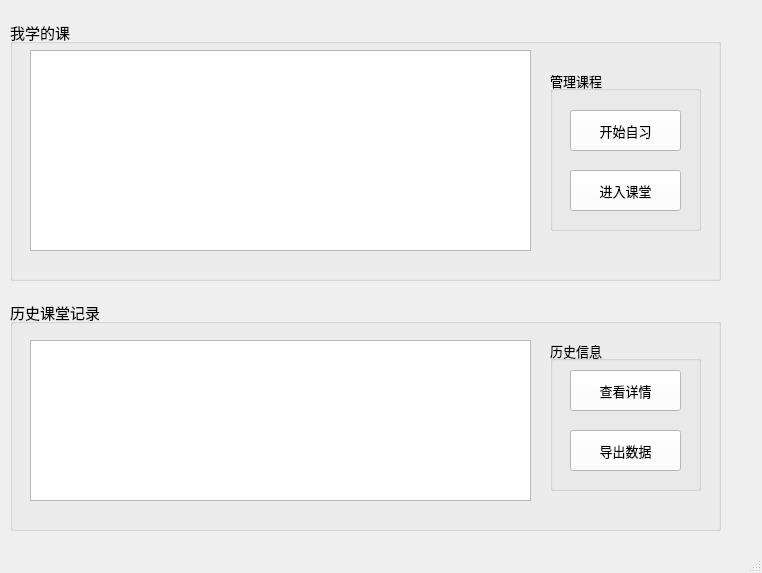
<?xml version="1.0" encoding="UTF-8"?>
<ui version="4.0">
 <class>MainWindow</class>
 <widget class="QMainWindow" name="MainWindow">
  <property name="geometry">
   <rect>
    <x>0</x>
    <y>0</y>
    <width>762</width>
    <height>573</height>
   </rect>
  </property>
  <property name="windowTitle">
   <string>MainWindow</string>
  </property>
  <widget class="QWidget" name="centralwidget">
   <widget class="QGroupBox" name="groupBox_2">
    <property name="geometry">
     <rect>
      <x>10</x>
      <y>20</y>
      <width>711</width>
      <height>261</height>
     </rect>
    </property>
    <property name="font">
     <font>
      <pointsize>11</pointsize>
     </font>
    </property>
    <property name="title">
     <string>我学的课</string>
    </property>
    <widget class="QTableView" name="classTable">
     <property name="geometry">
      <rect>
       <x>20</x>
       <y>30</y>
       <width>501</width>
       <height>201</height>
      </rect>
     </property>
    </widget>
    <widget class="QGroupBox" name="groupBox">
     <property name="geometry">
      <rect>
       <x>540</x>
       <y>50</y>
       <width>151</width>
       <height>161</height>
      </rect>
     </property>
     <property name="font">
      <font>
       <family>Arial</family>
       <pointsize>10</pointsize>
       <weight>50</weight>
       <bold>false</bold>
      </font>
     </property>
     <property name="title">
      <string>管理课程</string>
     </property>
     <widget class="QPushButton" name="newRoomBtn">
      <property name="geometry">
       <rect>
        <x>20</x>
        <y>40</y>
        <width>111</width>
        <height>41</height>
       </rect>
      </property>
      <property name="styleSheet">
       <string notr="true">background-color: rgb(255, 255, 255);</string>
      </property>
      <property name="text">
       <string>开始自习</string>
      </property>
     </widget>
     <widget class="QPushButton" name="enterRoomBtn">
      <property name="geometry">
       <rect>
        <x>20</x>
        <y>100</y>
        <width>111</width>
        <height>41</height>
       </rect>
      </property>
      <property name="styleSheet">
       <string notr="true">background-color: rgb(255, 255, 255);</string>
      </property>
      <property name="text">
       <string>进入课堂</string>
      </property>
     </widget>
    </widget>
   </widget>
   <widget class="QGroupBox" name="groupBox_3">
    <property name="geometry">
     <rect>
      <x>10</x>
      <y>300</y>
      <width>711</width>
      <height>231</height>
     </rect>
    </property>
    <property name="font">
     <font>
      <pointsize>11</pointsize>
     </font>
    </property>
    <property name="title">
     <string>历史课堂记录</string>
    </property>
    <widget class="QTableView" name="reportsTable">
     <property name="geometry">
      <rect>
       <x>20</x>
       <y>40</y>
       <width>501</width>
       <height>161</height>
      </rect>
     </property>
    </widget>
    <widget class="QGroupBox" name="groupBox_4">
     <property name="geometry">
      <rect>
       <x>540</x>
       <y>40</y>
       <width>151</width>
       <height>151</height>
      </rect>
     </property>
     <property name="font">
      <font>
       <family>Arial</family>
       <pointsize>10</pointsize>
       <weight>50</weight>
       <bold>false</bold>
      </font>
     </property>
     <property name="title">
      <string>历史信息</string>
     </property>
     <widget class="QPushButton" name="detailBtn">
      <property name="geometry">
       <rect>
        <x>20</x>
        <y>30</y>
        <width>111</width>
        <height>41</height>
       </rect>
      </property>
      <property name="styleSheet">
       <string notr="true">background-color: rgb(255, 255, 255);</string>
      </property>
      <property name="text">
       <string>查看详情</string>
      </property>
     </widget>
     <widget class="QPushButton" name="outputBtn">
      <property name="geometry">
       <rect>
        <x>20</x>
        <y>90</y>
        <width>111</width>
        <height>41</height>
       </rect>
      </property>
      <property name="styleSheet">
       <string notr="true">background-color: rgb(255, 255, 255);</string>
      </property>
      <property name="text">
       <string>导出数据</string>
      </property>
     </widget>
    </widget>
   </widget>
  </widget>
  <widget class="QMenuBar" name="menubar">
   <property name="geometry">
    <rect>
     <x>0</x>
     <y>0</y>
     <width>762</width>
     <height>26</height>
    </rect>
   </property>
  </widget>
  <widget class="QStatusBar" name="statusbar"/>
 </widget>
 <resources/>
 <connections/>
</ui>
